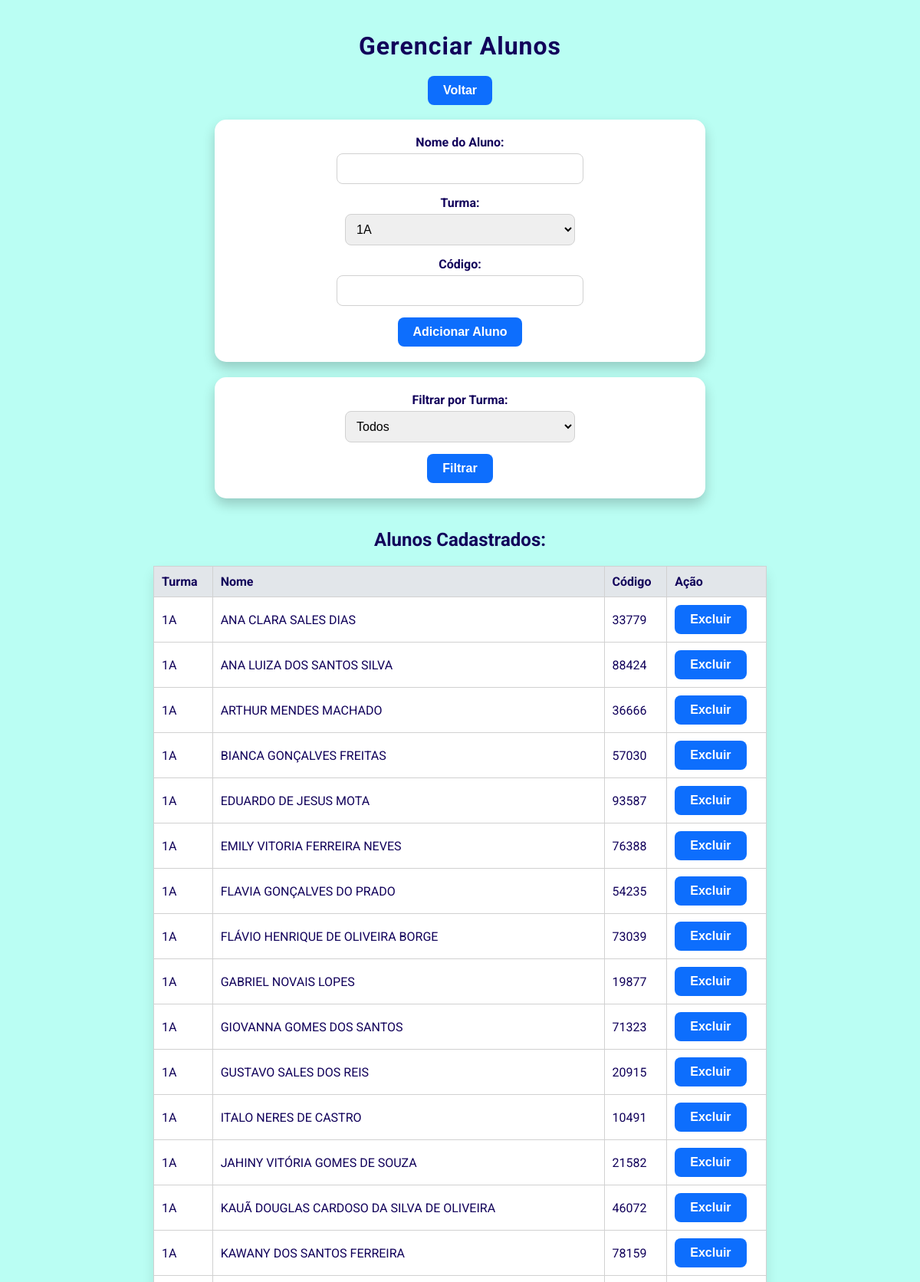
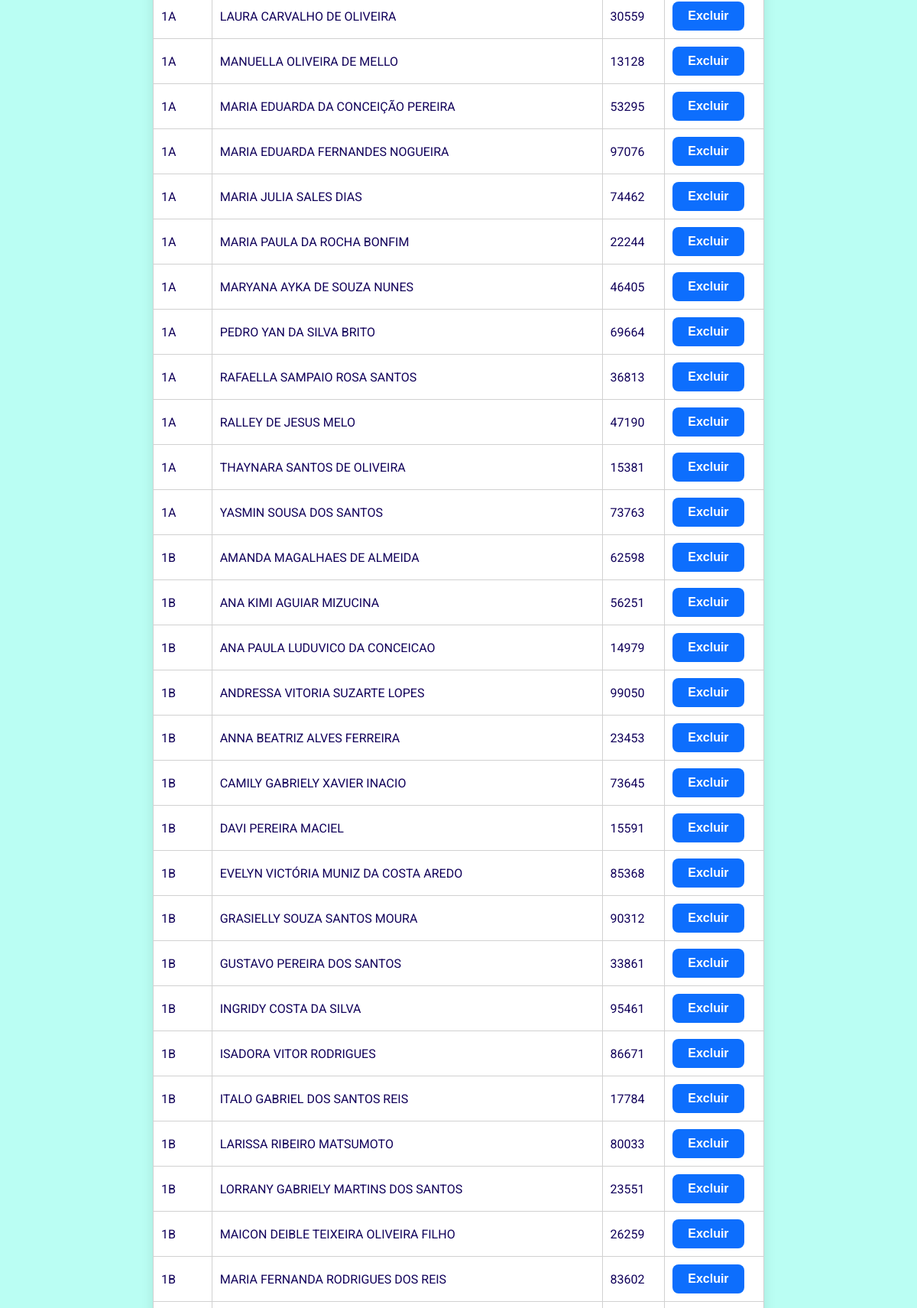
The app's page /admin_alunos (signed in, upper part) with its own data (2 pictures, top to bottom).
### tables this page shows
CREATE TABLE alunos (
        id INTEGER PRIMARY KEY AUTOINCREMENT,
        nome TEXT NOT NULL,
        turma TEXT NOT NULL,
        codigo TEXT NOT NULL UNIQUE,
        saldo INTEGER NOT NULL DEFAULT 0
    , "Heryco Lemos Queirós" INTEGER NOT NULL DEFAULT 0, "Stael Batista Schenkel de Morais" INTEGER NOT NULL DEFAULT 0, "Nayara Cristina de Jesus Ferreira" INTEGER NOT NULL DEFAULT 0, "João Pedro Mendes de Siqueira" INTEGER NOT NULL DEFAULT 0, "Rodrigo Prado" INTEGER NOT NULL DEFAULT 0, "Daniella Amaral Pinto" INTEGER NOT NULL DEFAULT 0, "Pedro Henrique Pereira Dos Santos" INTEGER NOT NULL DEFAULT 0, "Tiago" INTEGER NOT NULL DEFAULT 0, "Maria Aparecida" INTEGER NOT NULL DEFAULT 0, "Elizete" INTEGER NOT NULL DEFAULT 0, "Luciano" INTEGER NOT NULL DEFAULT 0, "Amanda" INTEGER NOT NULL DEFAULT 0, "Fátima" INTEGER NOT NULL DEFAULT 0, "Suely" INTEGER NOT NULL DEFAULT 0);

### app.py (the view, shortened to what this page needs)
@app.route('/admin_alunos', methods=['GET', 'POST'])
def admin_alunos():
    if 'admin_logged_in' not in session:
        return redirect(url_for('admin_login'))
    conn = get_db_connection()
    turma_filtro = request.args.get('turma', default=None)
    if turma_filtro:
        alunos = conn.execute('SELECT * FROM alunos WHERE turma = ?', (turma_filtro,)).fetchall()
    else:
        alunos = conn.execute('SELECT * FROM alunos').fetchall()
    turmas = conn.execute('SELECT DISTINCT turma FROM alunos').fetchall()
    conn.close()
    return render_template('admin_alunos.html', alunos=alunos, turmas=turmas)

### app.py (called while the page is built)
def get_db_connection():
    conn = sqlite3.connect('database.db')
    conn.row_factory = sqlite3.Row
    return conn

### templates/admin_alunos.html (shortened to what this page needs)
<!DOCTYPE html>
<html lang="en">
<head>
</head>
<body>
    <h1>Gerenciar Alunos</h1>
    <a href="/admin_dashboard"><button>Voltar</button></a><br>
    <div class="form-container">
        <form method="POST">
            <label for="nome">Nome do Aluno:</label>
            <input type="text" id="nome" name="nome" required>
            <label for="turma">Turma:</label>
            <select id="turma" name="turma" required>
                <option value="1A">1A</option>
            </select>
            <label for="codigo">Código:</label>
            <input type="text" id="codigo" name="codigo" required>
            <button type="submit">Adicionar Aluno</button>
        </form>
    </div>
    <div class="form-container">
        <form method="GET" action="/admin_alunos">
            <label for="filtro_turma">Filtrar por Turma:</label>
            <select id="filtro_turma" name="turma">
                <option value="">Todos</option>
            </select>
            <button type="submit">Filtrar</button>
        </form>
    </div>
    <h2>Alunos Cadastrados:</h2>
    <table>
        <thead>
            <tr>
                <th>Turma</th>
                <th>Nome</th>
                <th>Código</th>
                <th>Ação</th>
            </tr>
        </thead>
        <tbody>
            {% for aluno in alunos %}
            <tr>
                <td>{{ aluno.turma }}</td>
                <td>{{ aluno.nome }}</td>
                <td>{{ aluno.codigo }}</td>
                <td><button onclick="confirmDeletion({{ aluno.id }})">Excluir</button></td>
            </tr>
            {% endfor %}
        </tbody>
    </table>
</body>
</html>

### templates/admin_alunos.html (style rules this page uses)
body { background-color: #bafef3; color: #11015a; font-family: 'Roboto', sans-serif; display: flex; flex-direction: column; align-items: center; margin: 0; padding: 20px; }
h1 { font-size: 2rem; margin-bottom: 20px; letter-spacing: 1px; }
.form-container { background-color: #ffffff; padding: 20px; border-radius: 15px; box-shadow: 0 8px 16px rgba(0, 0, 0, 0.2); width: 100%; max-width: 600px; margin-bottom: 20px; align-items: center; }
form { display: flex; flex-direction: column; align-items: center; }
label { margin-bottom: 5px; font-weight: bold; }
input, select { border: 1px solid #d1d1d1; border-radius: 8px; padding: 10px; font-size: 1rem; width: 100%; max-width: 300px; margin-bottom: 15px; }
button { background-color: #0d6efd; color: white; border: none; padding: 10px 20px; font-size: 1rem; border-radius: 8px; cursor: pointer; transition: background-color 0.3s ease, transform 0.3s ease; font-weight: bold; }
table { border-collapse: collapse; width: 100%; max-width: 800px; margin-bottom: 20px; background-color: #ffffff; border-radius: 8px; box-shadow: 0 8px 16px rgba(0, 0, 0, 0.1); }
th, td { border: 1px solid #d1d1d1; padding: 10px; text-align: left; }
th { background-color: #e2e6ea; font-weight: bold; }

### records on screen
alunos: turma "1A", nome "ANA CLARA SALES DIAS", codigo "33779"
alunos: turma "1A", nome "ANA LUIZA DOS SANTOS SILVA", codigo "88424"
alunos: turma "1A", nome "ARTHUR MENDES MACHADO", codigo "36666"
alunos: turma "1A", nome "BIANCA GONÇALVES FREITAS", codigo "57030"
alunos: turma "1A", nome "EDUARDO DE JESUS MOTA", codigo "93587"
alunos: turma "1A", nome "EMILY VITORIA FERREIRA NEVES", codigo "76388"
alunos: turma "1A", nome "FLAVIA GONÇALVES DO PRADO", codigo "54235"
alunos: turma "1A", nome "FLÁVIO HENRIQUE DE OLIVEIRA BORGE", codigo "73039"
alunos: turma "1A", nome "GABRIEL NOVAIS LOPES", codigo "19877"
alunos: turma "1A", nome "GIOVANNA GOMES DOS SANTOS", codigo "71323"
alunos: turma "1A", nome "GUSTAVO SALES DOS REIS", codigo "20915"
alunos: turma "1A", nome "ITALO NERES DE CASTRO", codigo "10491"
alunos: turma "1A", nome "JAHINY VITÓRIA GOMES DE SOUZA", codigo "21582"
alunos: turma "1A", nome "KAUÃ DOUGLAS CARDOSO DA SILVA DE OLIVEIRA", codigo "46072"
alunos: turma "1A", nome "KAWANY DOS SANTOS FERREIRA", codigo "78159"
alunos: turma "1A", nome "LAURA CARVALHO DE OLIVEIRA", codigo "30559"
alunos: turma "1A", nome "MANUELLA OLIVEIRA DE MELLO", codigo "13128"
alunos: turma "1A", nome "MARIA EDUARDA DA CONCEIÇÃO PEREIRA", codigo "53295"
alunos: turma "1A", nome "MARIA EDUARDA FERNANDES NOGUEIRA", codigo "97076"
alunos: turma "1A", nome "MARIA JULIA SALES DIAS", codigo "74462"
alunos: turma "1A", nome "MARIA PAULA DA ROCHA BONFIM", codigo "22244"
alunos: turma "1A", nome "MARYANA AYKA DE SOUZA NUNES", codigo "46405"
alunos: turma "1A", nome "PEDRO YAN DA SILVA BRITO", codigo "69664"
alunos: turma "1A", nome "RAFAELLA SAMPAIO ROSA SANTOS", codigo "36813"
alunos: turma "1A", nome "RALLEY DE JESUS MELO", codigo "47190"
alunos: turma "1A", nome "THAYNARA SANTOS DE OLIVEIRA", codigo "15381"
alunos: turma "1A", nome "YASMIN SOUSA DOS SANTOS", codigo "73763"
alunos: turma "1B", nome "AMANDA MAGALHAES DE ALMEIDA", codigo "62598"
alunos: turma "1B", nome "ANA KIMI AGUIAR MIZUCINA", codigo "56251"
alunos: turma "1B", nome "ANA PAULA LUDUVICO DA CONCEICAO", codigo "14979"
alunos: turma "1B", nome "ANDRESSA VITORIA SUZARTE LOPES", codigo "99050"
alunos: turma "1B", nome "ANNA BEATRIZ ALVES FERREIRA", codigo "23453"
alunos: turma "1B", nome "CAMILY GABRIELY XAVIER INACIO", codigo "73645"
alunos: turma "1B", nome "DAVI PEREIRA MACIEL", codigo "15591"
alunos: turma "1B", nome "EVELYN VICTÓRIA MUNIZ DA COSTA AREDO", codigo "85368"
alunos: turma "1B", nome "GRASIELLY SOUZA SANTOS MOURA", codigo "90312"
alunos: turma "1B", nome "GUSTAVO PEREIRA DOS SANTOS", codigo "33861"
alunos: turma "1B", nome "INGRIDY COSTA DA SILVA", codigo "95461"
alunos: turma "1B", nome "ISADORA VITOR RODRIGUES", codigo "86671"
alunos: turma "1B", nome "ITALO GABRIEL DOS SANTOS REIS", codigo "17784"
alunos: turma "1B", nome "LARISSA RIBEIRO MATSUMOTO", codigo "80033"
alunos: turma "1B", nome "LORRANY GABRIELY MARTINS DOS SANTOS", codigo "23551"
alunos: turma "1B", nome "MAICON DEIBLE TEIXEIRA OLIVEIRA FILHO", codigo "26259"
alunos: turma "1B", nome "MARIA FERNANDA RODRIGUES DOS REIS", codigo "83602"
